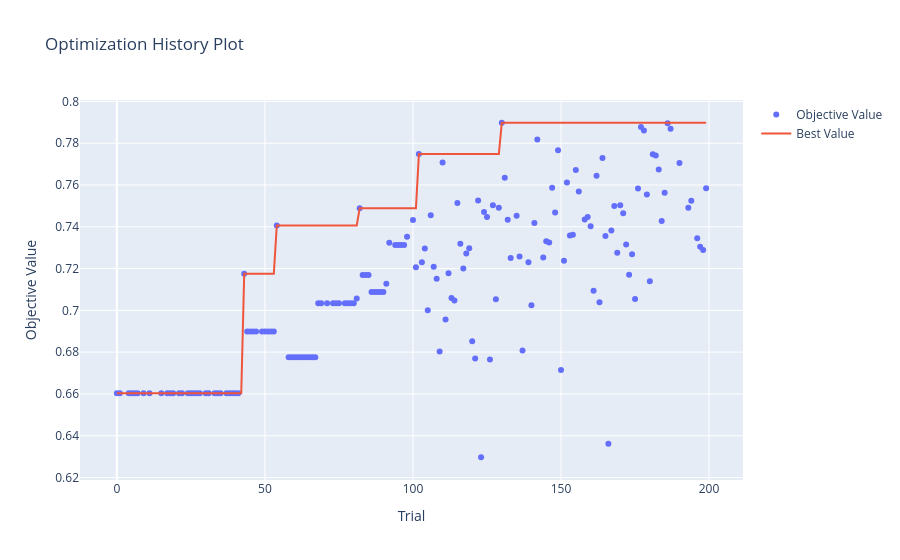

This figure's notebook cell:
### Code cell
# 1. Plot optimization history
fig_hist = plot_optimization_history(study)
fig_hist.show()

### Figure 1 — Plotly figure (JSON) as saved in the notebook; plotly's stock layout.template omitted (floating-point values rounded to 4 significant figures; data arrays with more than 128 entries replaced by an {"elided": "..."} marker saying what was removed)
{"data": [{"mode": "markers", "name": "Objective Value", "type": "scatter", "x": {"elided": "168 int values"}, "y": {"elided": "168 float values"}}, {"mode": "lines", "name": "Best Value", "type": "scatter", "x": {"elided": "200 int values"}, "y": {"elided": "200 float values"}}, {"marker": {"color": "#cccccc"}, "mode": "markers", "name": "Infeasible Trial", "showlegend": false, "type": "scatter", "x": [], "y": []}], "layout": {"title": {"text": "Optimization History Plot"}, "xaxis": {"title": {"text": "Trial"}}, "yaxis": {"title": {"text": "Objective Value"}}}}
